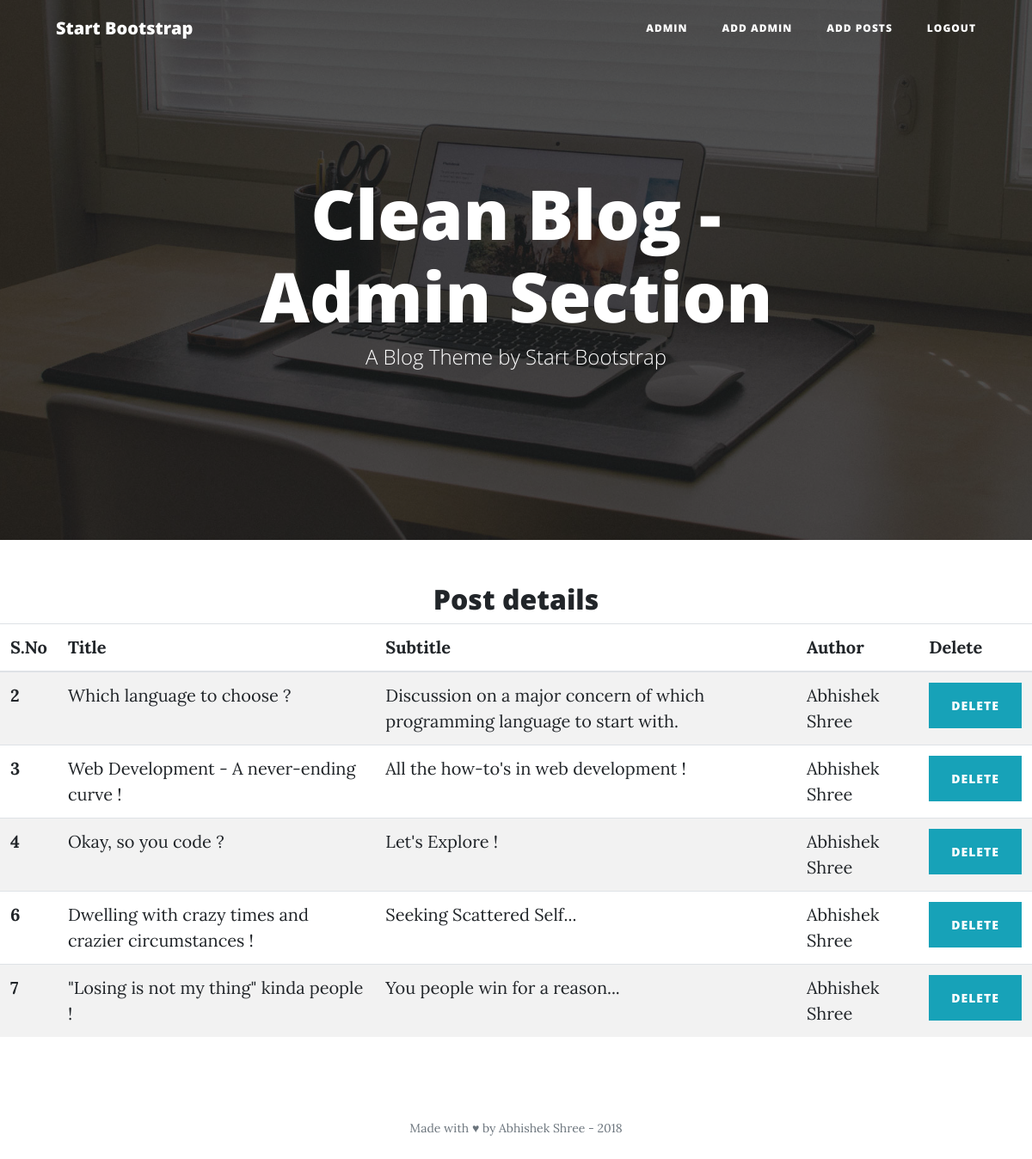
The page /admin (signed in) on the database its author committed.
### app.py (models this page shows)
class Post(db.Model):
	id = db.Column(db.Integer, primary_key=True)
	title = db.Column(db.String(50))
	subtitle = db.Column(db.String(200))
	author = db.Column(db.String(50))
	date_posted = db.Column(db.DateTime)
	content = db.Column(db.Text)

### app.py (the view)
@app.route('/admin')
@login_required
def admin():
	posts = Post.query.all()
	return render_template('admin.html', posts=posts)

### app.py (called while the page is built)
@login_manager.user_loader
def load_user(user_id):
    return User.query.get(int(user_id))

### templates/admin.html (shortened to what this page needs)
{% include 'basic/Head.html' %}
  {% include 'basic/CSS.html' %}
  </head>
  <body>
    <nav class="navbar navbar-expand-lg navbar-light fixed-top" id="mainNav">
      <div class="container">
        <a class="navbar-brand" href="{{ url_for('index') }}">Start Bootstrap</a>
        <div class="collapse navbar-collapse" id="navbarResponsive">
          <ul class="navbar-nav ml-auto">
            <li class="nav-item">
              <a class="nav-link" href="{{ url_for('admin') }}"> Admin</a>
            </li>
            <li class="nav-item">
              <a class="nav-link" href="{{ url_for('signup') }}">Add Admin</a>
            </li>
            <li class="nav-item">
              <a class="nav-link" href="{{ url_for('add') }}">Add Posts</a>
            </li>
            <li class="nav-item">
              <a class="nav-link" href="{{ url_for('logout') }}">Logout</a>
            </li>
          </ul>
        </div>
      </div>
    </nav>
    <header class="masthead" style="background-image: url('{{ url_for('static', filename='home-bg.jpg') }}')">
      <div class="overlay"></div>
      <div class="container">
        <div class="row">
          <div class="col-lg-8 col-md-10 mx-auto">
            <div class="site-heading">
              <h1>Clean Blog - Admin Section</h1>
              <span class="subheading">A Blog Theme by Start Bootstrap</span>
            </div>
          </div>
        </div>
      </div>
    </header>
  <h2 class="text-center">Post details</h2>
<table class="table table-striped table-responsive-md btn-table">
    <thead>
        <tr>
            <th>S.No</th>
            <th>Title</th>
            <th>Subtitle</th>
            <th>Author</th>
            <th>Delete</th>
        </tr>
    </thead>
    <tbody>
        	{% for post in posts %}
        <tr>
            <th scope="row">{{ post.id }}</th>
            <td>{{ post.title }}</td>
            <td>{{ post.subtitle }}</td>
            <td>{{ post.author }}</td>
            <td><a href="{{ url_for('delete', post_id=post.id) }}" class="btn btn-rounded btn-sm btn-info">Delete</a></td>
        </tr>
        {% endfor %}
        </tbody>
</table>
{% include 'basic/Footer.html' %}

### rows shown on the page
Post: id "2", title "Which language to choose ?", subtitle "Discussion on a major concern of which programming language to start with.", author "Abhishek Shree"
Post: id "3", title "Web Development - A never-ending curve !", subtitle "All the how-to's in web development !", author "Abhishek Shree"
Post: id "4", title "Okay, so you code ?", subtitle "Let's Explore !", author "Abhishek Shree"
Post: id "6", title "Dwelling with crazy times and crazier circumstances !", subtitle "Seeking Scattered Self...", author "Abhishek Shree"
Post: id "7", title "\"Losing is not my thing\" kinda people !", subtitle "You people win for a reason...", author "Abhishek Shree"
